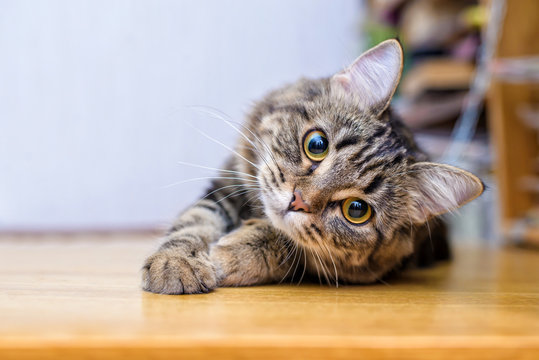
#> input picture Photos/cat2.jpg, 539 x 360 px
$ python histogram.py
#> lines starting #> are read from the running program, lines starting #| are printed output that depends on the picture
import cv2 as cv
import matplotlib.pyplot as plt

img = cv.imread('Photos/cat2.jpg')
#> img is the input picture: shape (360, 539, 3); mean B, G, R 153.9, 166.9, 183.6

cv.imshow('Cats',img)

gray = cv.cvtColor(img, cv.COLOR_BGR2GRAY)
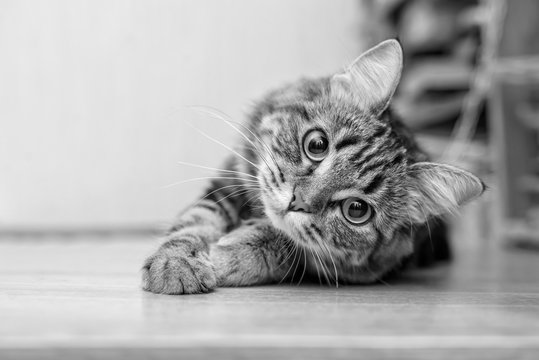
#> gray: shape (360, 539); min 0, max 253, mean 170.5
cv.imshow('Gray', gray)

#Grayscale histogram
gray_hist = cv.calcHist([gray], [0], None, [256], [0,256])
#> gray_hist = 256 values, max 7017 at index 229, min 0 at index 251, mean 758

# [9 lines of commented-out code are left out]
plt.figure() # Color gücünün pixele oranı tablosu
plt.title('Color Histogram')
plt.xlabel('Bins')
plt.ylabel('# of pixels')
colors = ('b', 'g', 'r')
for i, col in enumerate(colors):
    hist = cv.calcHist([img], [i], None, [256], [0,256])
    plt.plot(hist, color=col)
    plt.xlim([0,256])
plt.show()
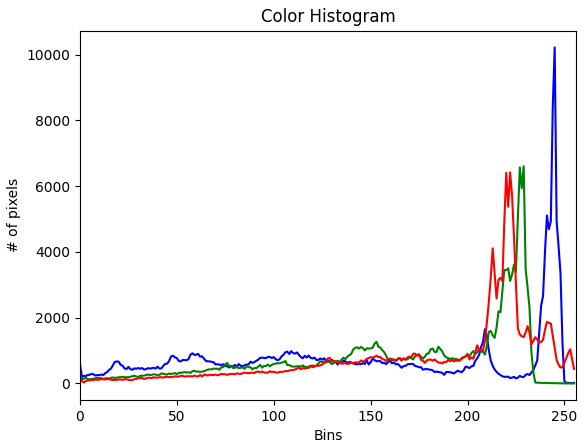
#> figure drawn by matplotlib, 1 panel; curve peaks at x = 245, y = 10216; curve peaks at x = 229, y = 6604; curve peaks at x = 222, y = 6415
cv.waitKey(0)

$ run again, with Photos/cat1.jpg copied over Photos/cat2.jpg
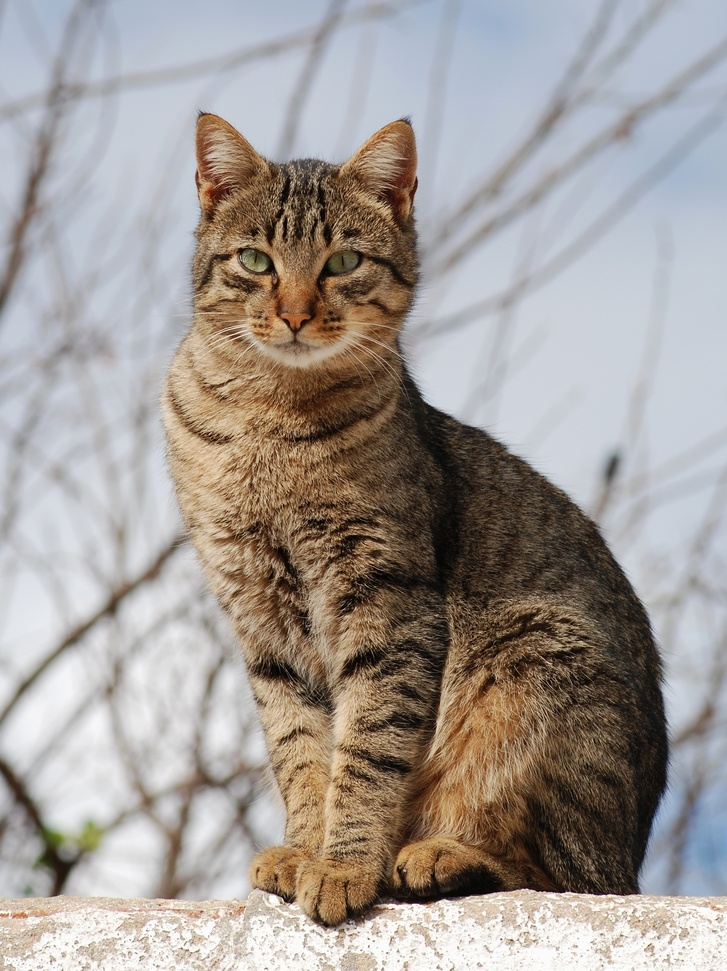
#> input picture Photos/cat1.jpg, 727 x 971 px, shrunk from 1795 x 2397 before the run
#> img is the input picture: shape (971, 727, 3); mean B, G, R 150, 154.8, 161.8
#> `gray = cv.cvtColor(img, cv.COLOR_BGR2GRAY)`:
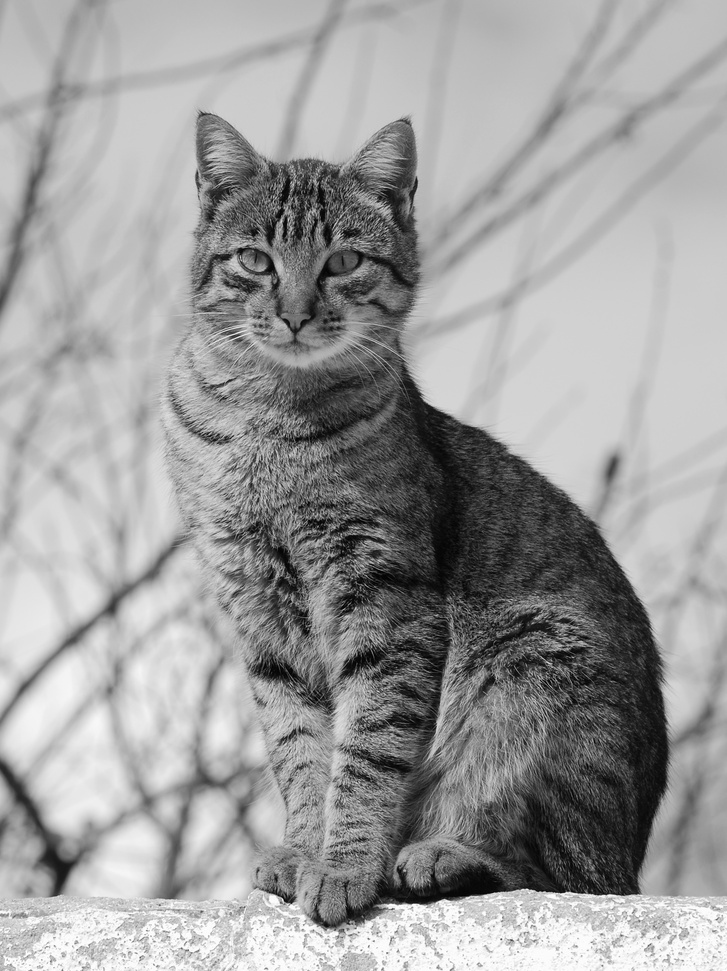
#> gray: shape (971, 727); min 0, max 255, mean 156.4
#> gray_hist = 256 values, max 12768 at index 192, min 3 at index 0, mean 2757.5
#> `plt.show()`:
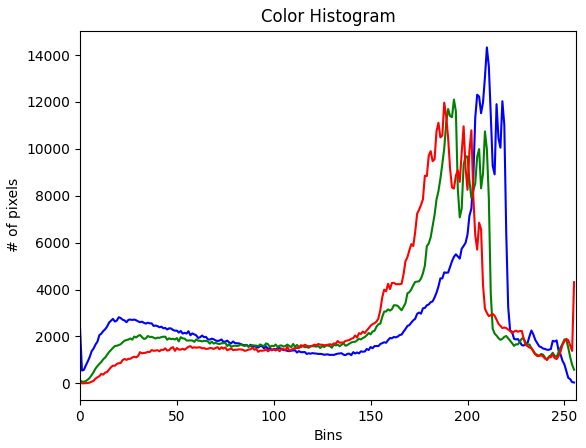
#> figure drawn by matplotlib, 1 panel; curve peaks at x = 210, y = 14324; curve peaks at x = 193, y = 12097; curve peaks at x = 188, y = 11969

$ run again, with Photos/cat10.jpg copied over Photos/cat2.jpg
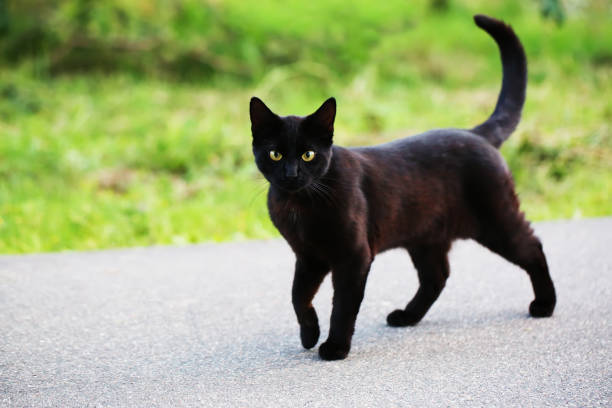
#> input picture Photos/cat10.jpg, 612 x 408 px
#> img is the input picture: shape (408, 612, 3); mean B, G, R 121.3, 166, 154.2
#> `gray = cv.cvtColor(img, cv.COLOR_BGR2GRAY)`:
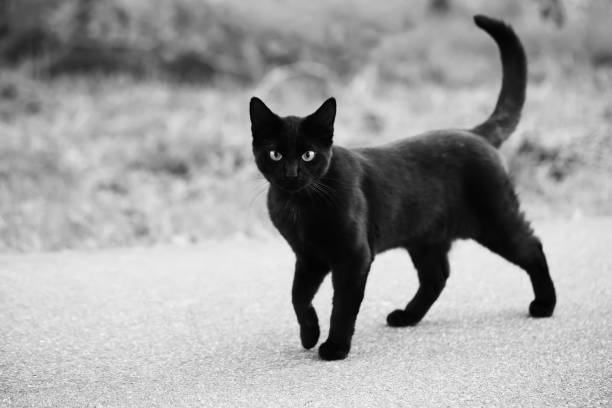
#> gray: shape (408, 612); min 0, max 253, mean 157.4
#> gray_hist = 256 values, max 2879 at index 229, min 0 at index 254, mean 975.4
#> `plt.show()`:
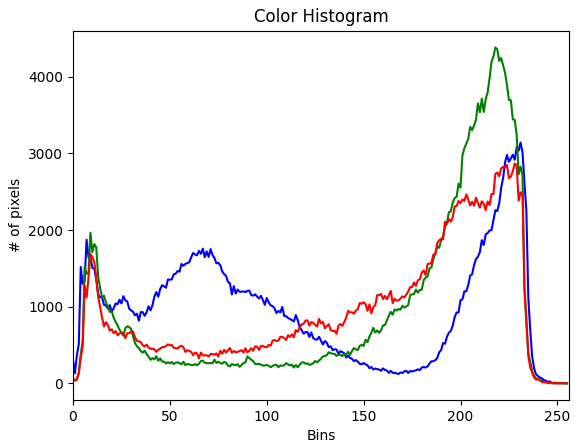
#> figure drawn by matplotlib, 1 panel; curve peaks at x = 231, y = 3143; curve peaks at x = 218, y = 4384; curve peaks at x = 228, y = 2869
